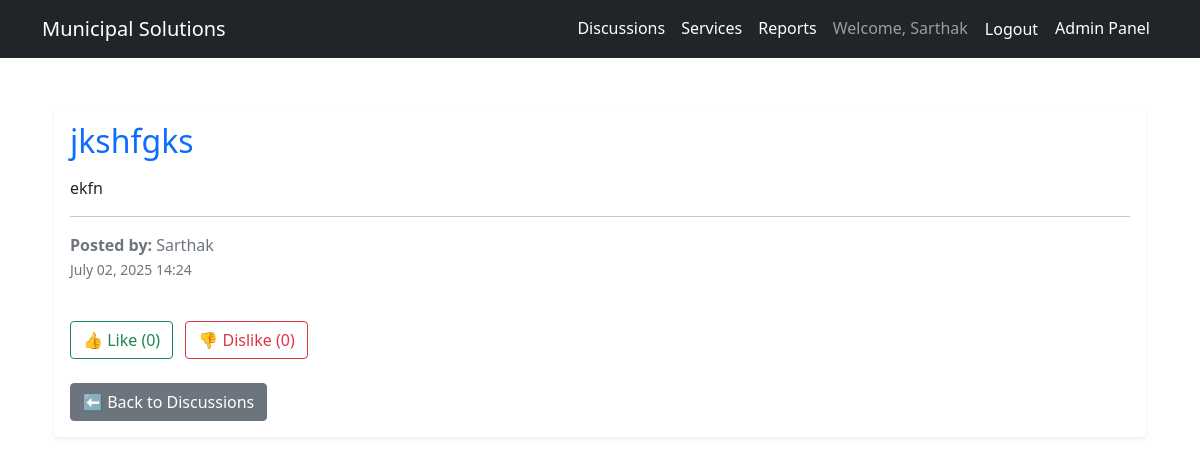
The app's page /discussions/15/ (signed in), older data.
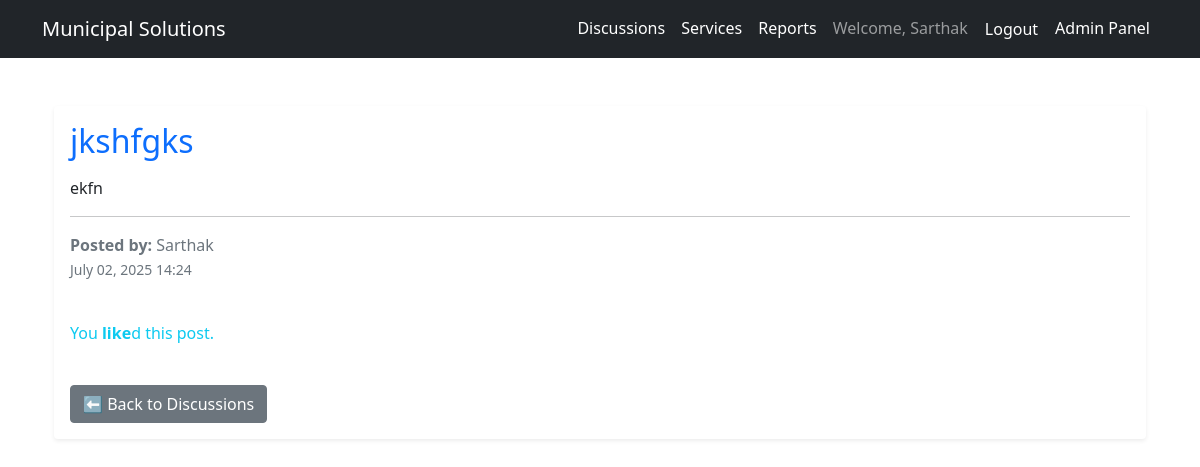
The same page, newer data.
### services/models.py (models this page shows, shortened)
class DiscussionPost(models.Model):
    author = models.ForeignKey(CustomUser, on_delete=models.CASCADE)
    title = models.CharField(max_length=200)
    content = models.TextField()
    image = models.ImageField(upload_to='discussion_images/', blank=True, null=True)  # NEW
    location = models.CharField(max_length=100, blank=True, null=True)  # For storing map location
    created_at = models.DateTimeField(auto_now_add=True)
    updated_at = models.DateTimeField(auto_now=True)
    likes = models.PositiveIntegerField(default=0)
    dislikes = models.PositiveIntegerField(default=0)

class PostReaction(models.Model):
    LIKE = 'like'
    DISLIKE = 'dislike'
    VOTE_CHOICES = [
        (LIKE, 'Like'),
        (DISLIKE, 'Dislike'),
    ]
    user = models.ForeignKey(settings.AUTH_USER_MODEL, on_delete=models.CASCADE)
    post = models.ForeignKey(DiscussionPost, on_delete=models.CASCADE)
    reaction = models.CharField(max_length=7, choices=VOTE_CHOICES)
    class Meta:
        unique_together = ('user', 'post')  # Ensures one vote per user per post

### accounts/models.py (models this page shows, shortened)
class CustomUser(AbstractUser):
    is_admin = models.BooleanField(default=False)
    phone_number = models.CharField(max_length=20, blank=True)
    address = models.TextField(blank=True)
    email = models.EmailField(unique=True)

### services/views.py (the view)
# urls.py: path('discussions/<int:pk>/', views.post_detail, name='post_detail'),
def post_detail(request, pk):
    post = get_object_or_404(DiscussionPost, pk=pk)
    print("Location from DB:", post.location)
    user_reaction = None
    if request.user.is_authenticated:
        user_reaction = PostReaction.objects.filter(post=post, user=request.user).first()
    return render(request, 'services/post_detail.html', {
        'post': post,
        'user_reaction': user_reaction
    })

### templates/services/post_detail.html (shortened to what this page needs)
{% extends 'base.html' %}
{% block content %}
<div class="container py-4">
    <div class="card shadow-sm border-0">
        <div class="card-body">
            <h2 class="card-title mb-3 text-primary">{{ post.title }}</h2>
            <p class="card-text">{{ post.content }}</p>
            <hr>
            <p class="text-muted">
                <strong>Posted by:</strong> {{ post.author.username }} <br>
                <small>{{ post.created_at|date:"F d, Y H:i" }}</small>
            </p>
            <div class="mt-4">
                {% if user.is_authenticated %}
                    {% if user_reaction %}
                        <p class="text-info">You <strong>{{ user_reaction.reaction }}</strong>d this post.</p>
                    {% else %}
                        <form method="post" action="{% url 'like_post' post.id %}">
                            <button name="vote" value="like" class="btn btn-outline-success me-2">
                                👍 Like ({{ post.likes }})
                            </button>
                            <button name="vote" value="dislike" class="btn btn-outline-danger">
                                👎 Dislike ({{ post.dislikes }})
                            </button>
                        </form>
                    {% endif %}
                {% else %}
                    <p class="text-muted mt-3">
                        <i>You must <a href="{% url 'login' %}">log in</a> to react to this post.</i>
                    </p>
                {% endif %}
            </div>
            <a href="{% url 'discussions' %}" class="btn btn-secondary mt-4">⬅ Back to Discussions</a>
        </div>
    </div>
</div>
<link rel="stylesheet" href="https://unpkg.com/leaflet/dist/leaflet.css" />
{% endblock %}

Row changes from the older to the newer data that the page shows:
shown differently, row unchanged: DiscussionPost "jkshfgks": likes "0" → (not shown); dislikes "0" → (not shown)
added PostReaction: reaction "like"
Text that changed along with them:
text no longer shown: "👍 Like ( ) 👎 Dislike ( )"
text now shown: "You d this post."
